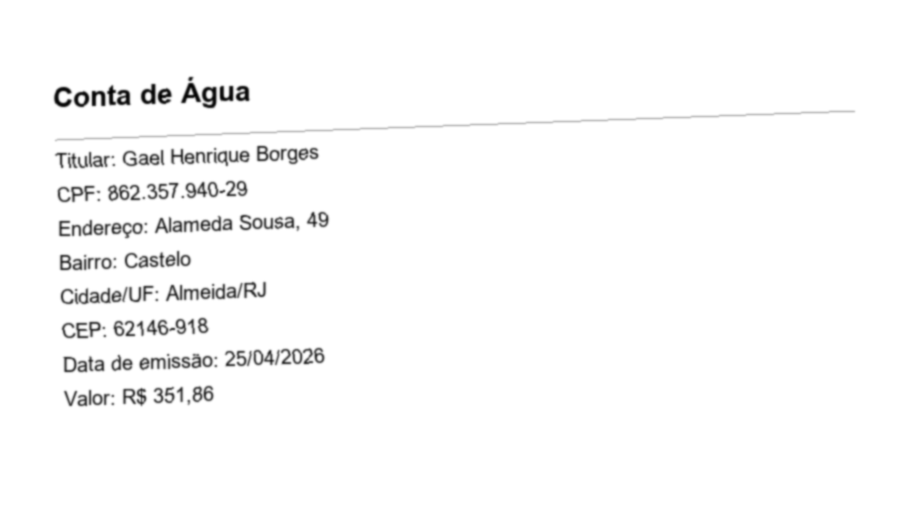
#> input picture evals/dataset/images/comprovante_residencia_000.png, 918 x 508 px
$ python -i render.py   (imports and definitions only)
#> lines starting #> are read from the running program, lines starting #| are printed output that depends on the picture
#> further down, picture is the input picture: PIL image 918x508 RGB; min 2, max 255, mean 250
"""Renders a list of text lines into a document-like image, then applies
noise/rotation/low-resolution degradation to simulate scanned/photographed documents."""

import random

from PIL import Image, ImageDraw, ImageFilter, ImageFont

WIDTH = 900
MARGIN = 50
LINE_HEIGHT = 34

_FONT_CANDIDATES = [
    "arial.ttf",
    "C:/Windows/Fonts/arial.ttf",
    "/usr/share/fonts/truetype/dejavu/DejaVuSans.ttf",
    "/usr/share/fonts/truetype/dejavu/DejaVuSans-Bold.ttf",
]


def _load_font(size: int, bold: bool = False) -> ImageFont.FreeTypeFont | ImageFont.ImageFont:
    candidates = _FONT_CANDIDATES
    if bold:
        candidates = ["arialbd.ttf", "C:/Windows/Fonts/arialbd.ttf", *candidates]
    for path in candidates:
        try:
            return ImageFont.truetype(path, size)
        except OSError:
            continue
    try:
        return ImageFont.load_default(size=size)
    except TypeError:
        return ImageFont.load_default()


def render_document(title: str, lines: list[str]) -> Image.Image:
    height = MARGIN * 2 + LINE_HEIGHT * (len(lines) + 3)
    img = Image.new("RGB", (WIDTH, height), color="white")
    draw = ImageDraw.Draw(img)

    title_font = _load_font(28, bold=True)
    body_font = _load_font(20)

    y = MARGIN
    draw.text((MARGIN, y), title, fill="black", font=title_font)
    y += LINE_HEIGHT * 2
    draw.line([(MARGIN, y - 10), (WIDTH - MARGIN, y - 10)], fill="gray", width=1)

    for line in lines:
        draw.text((MARGIN, y), line, fill="black", font=body_font)
        y += LINE_HEIGHT

    return img


def degrade(img: Image.Image, *, seed: int | None = None) -> Image.Image:
    """Apply random rotation, noise, and resolution loss to simulate a
    photographed/scanned document rather than a clean render."""
    rng = random.Random(seed)

    angle = rng.uniform(-3.5, 3.5)
    img = img.rotate(angle, expand=True, fillcolor="white")
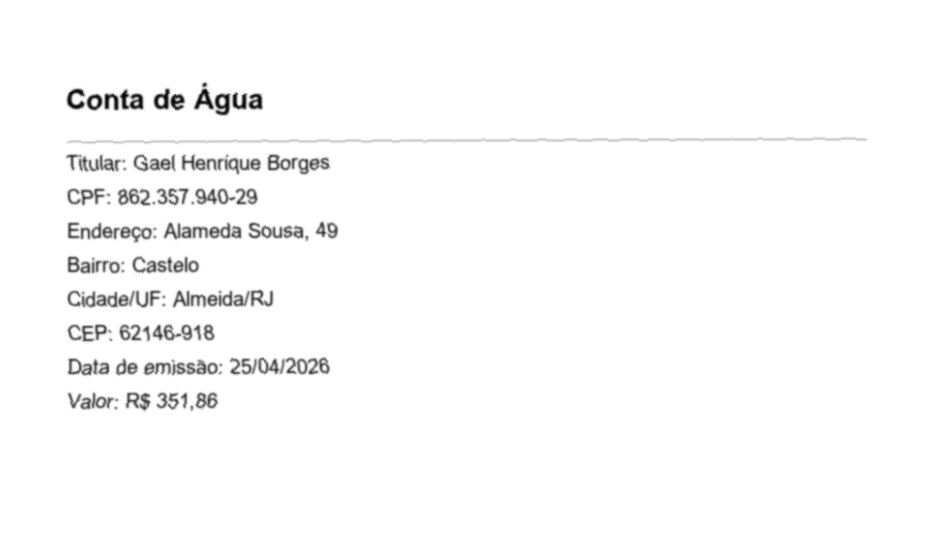
#> img: PIL image 934x538 RGB; min 2, max 255, mean 250.4

    if rng.random() < 0.6:
        img = img.filter(ImageFilter.GaussianBlur(radius=rng.uniform(0.3, 1.2)))

    if rng.random() < 0.5:
        w, h = img.size
#> w = 934; h = 538
        scale = rng.uniform(0.35, 0.7)
        small = img.resize((max(1, int(w * scale)), max(1, int(h * scale))), Image.BILINEAR)
        img = small.resize((w, h), Image.BILINEAR)

    return img.convert("RGB")

>>> from PIL import Image
>>> picture = Image.open('../../../evals/dataset/images/comprovante_residencia_000.png')
>>> result = degrade(picture)
